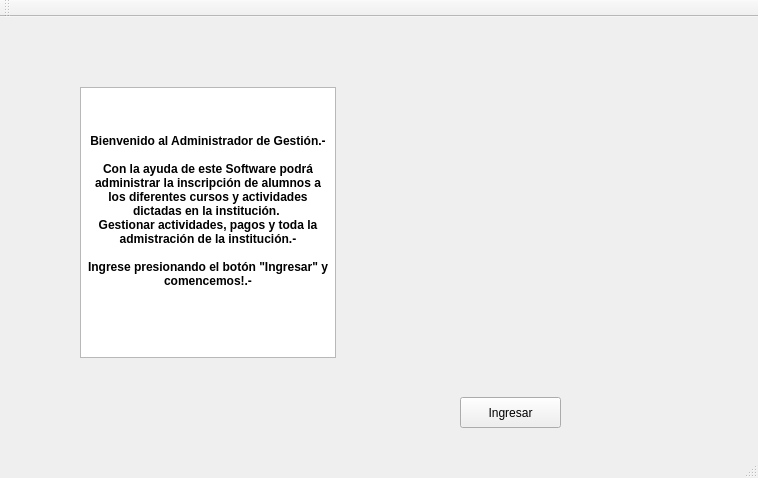
<?xml version="1.0" encoding="UTF-8"?>
<ui version="4.0">
 <class>MainWindow</class>
 <widget class="QMainWindow" name="MainWindow">
  <property name="geometry">
   <rect>
    <x>0</x>
    <y>0</y>
    <width>758</width>
    <height>478</height>
   </rect>
  </property>
  <property name="windowTitle">
   <string>MainWindow</string>
  </property>
  <property name="windowIcon">
   <iconset>
    <activeon>:/icons/pix/oxygen/breaktime.jpg</activeon>
   </iconset>
  </property>
  <widget class="QWidget" name="centralWidget">
   <widget class="QLabel" name="label">
    <property name="geometry">
     <rect>
      <x>380</x>
      <y>70</y>
      <width>281</width>
      <height>271</height>
     </rect>
    </property>
    <property name="text">
     <string/>
    </property>
    <property name="pixmap">
     <pixmap resource="icons.qrc">:/icons/pix/oxygen/breaktime.jpg</pixmap>
    </property>
    <property name="scaledContents">
     <bool>true</bool>
    </property>
   </widget>
   <widget class="QPushButton" name="pushButton">
    <property name="geometry">
     <rect>
      <x>460</x>
      <y>380</y>
      <width>101</width>
      <height>31</height>
     </rect>
    </property>
    <property name="text">
     <string>Ingresar</string>
    </property>
    <property name="icon">
     <iconset>
      <activeon>:/icons/pix/oxygen/48x48/status/task-delegate.png</activeon>
     </iconset>
    </property>
    <property name="iconSize">
     <size>
      <width>22</width>
      <height>22</height>
     </size>
    </property>
   </widget>
   <widget class="QTextBrowser" name="textBrowser">
    <property name="geometry">
     <rect>
      <x>80</x>
      <y>70</y>
      <width>256</width>
      <height>271</height>
     </rect>
    </property>
    <property name="html">
     <string>&lt;!DOCTYPE HTML PUBLIC &quot;-//W3C//DTD HTML 4.0//EN&quot; &quot;http://www.w3.org/TR/REC-html40/strict.dtd&quot;&gt;
&lt;html&gt;&lt;head&gt;&lt;meta name=&quot;qrichtext&quot; content=&quot;1&quot; /&gt;&lt;style type=&quot;text/css&quot;&gt;
p, li { white-space: pre-wrap; }
&lt;/style&gt;&lt;/head&gt;&lt;body style=&quot; font-family:'Sans Serif'; font-size:9pt; font-weight:400; font-style:normal;&quot;&gt;
&lt;p align=&quot;center&quot; style=&quot;-qt-paragraph-type:empty; margin-top:0px; margin-bottom:0px; margin-left:0px; margin-right:0px; -qt-block-indent:0; text-indent:0px;&quot;&gt;&lt;br /&gt;&lt;/p&gt;
&lt;p align=&quot;center&quot; style=&quot;-qt-paragraph-type:empty; margin-top:0px; margin-bottom:0px; margin-left:0px; margin-right:0px; -qt-block-indent:0; text-indent:0px; font-weight:600;&quot;&gt;&lt;br /&gt;&lt;/p&gt;
&lt;p align=&quot;center&quot; style=&quot;-qt-paragraph-type:empty; margin-top:0px; margin-bottom:0px; margin-left:0px; margin-right:0px; -qt-block-indent:0; text-indent:0px; font-weight:600;&quot;&gt;&lt;br /&gt;&lt;/p&gt;
&lt;p align=&quot;center&quot; style=&quot; margin-top:0px; margin-bottom:0px; margin-left:0px; margin-right:0px; -qt-block-indent:0; text-indent:0px;&quot;&gt;&lt;span style=&quot; font-weight:600;&quot;&gt;Bienvenido al Administrador de Gestión.-&lt;/span&gt;&lt;/p&gt;
&lt;p align=&quot;center&quot; style=&quot;-qt-paragraph-type:empty; margin-top:0px; margin-bottom:0px; margin-left:0px; margin-right:0px; -qt-block-indent:0; text-indent:0px; font-weight:600;&quot;&gt;&lt;br /&gt;&lt;/p&gt;
&lt;p align=&quot;center&quot; style=&quot; margin-top:0px; margin-bottom:0px; margin-left:0px; margin-right:0px; -qt-block-indent:0; text-indent:0px;&quot;&gt;&lt;span style=&quot; font-weight:600;&quot;&gt;Con la ayuda de este Software podrá administrar la inscripción de alumnos a los diferentes cursos y actividades dictadas en la institución. &lt;/span&gt;&lt;/p&gt;
&lt;p align=&quot;center&quot; style=&quot; margin-top:0px; margin-bottom:0px; margin-left:0px; margin-right:0px; -qt-block-indent:0; text-indent:0px;&quot;&gt;&lt;span style=&quot; font-weight:600;&quot;&gt;Gestionar actividades, pagos y toda la admistración de la institución.-&lt;/span&gt;&lt;/p&gt;
&lt;p align=&quot;center&quot; style=&quot;-qt-paragraph-type:empty; margin-top:0px; margin-bottom:0px; margin-left:0px; margin-right:0px; -qt-block-indent:0; text-indent:0px; font-weight:600;&quot;&gt;&lt;br /&gt;&lt;/p&gt;
&lt;p align=&quot;center&quot; style=&quot; margin-top:0px; margin-bottom:0px; margin-left:0px; margin-right:0px; -qt-block-indent:0; text-indent:0px;&quot;&gt;&lt;span style=&quot; font-weight:600;&quot;&gt;Ingrese presionando el botón &amp;quot;Ingresar&amp;quot; y comencemos!.-&lt;/span&gt;&lt;/p&gt;&lt;/body&gt;&lt;/html&gt;</string>
    </property>
   </widget>
  </widget>
  <widget class="QMenuBar" name="menuBar">
   <property name="geometry">
    <rect>
     <x>0</x>
     <y>0</y>
     <width>758</width>
     <height>20</height>
    </rect>
   </property>
  </widget>
  <widget class="QToolBar" name="mainToolBar">
   <attribute name="toolBarArea">
    <enum>TopToolBarArea</enum>
   </attribute>
   <attribute name="toolBarBreak">
    <bool>false</bool>
   </attribute>
  </widget>
  <widget class="QStatusBar" name="statusBar"/>
 </widget>
 <layoutdefault spacing="6" margin="11"/>
 <resources>
  <include location="icons.qrc"/>
 </resources>
 <connections/>
</ui>
